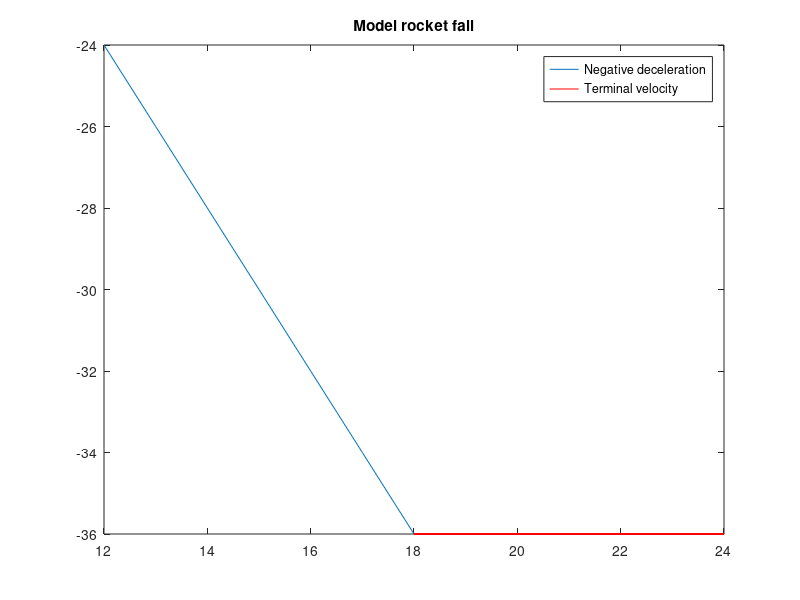

The MATLAB source for this figure:
% v1 = 0;         % initial velocity
% g = 9.8;        % acceleration due to gravity 
% t_flight = 12;  % time of flight 
% 
% [v_p, v_c] = GenerateV(v1, g, t_flight);
% 
% p_flight_vec = 0:1:6;
% c_flight_vec = 6:1:t_flight;
% 
% disp("V Powered");
% disp(v_p);
% disp("V Coasting");
% disp(v_c);

% plot the curve
% figure(1);
% plot(p_flight_vec, v_p); hold on;
% plot(c_flight_vec, v_c)
% %plot(c_flight_vec, v_c);
% title("Rocket velocity data");
% xlabel("Time (s)");
% ylabel("Velocity (m/s)");
% legend("Powered-flight", "Coasting");

Fs = 1000;
Ts = 1/Fs;
t = 0:Ts:3;
t = t(:);

% 12 to 18 in steps of 1
x = 12:1:18;

% ideal accelration in the -ve direction from apogee
y = x .* 2;
y = -1 * y;

plot(x, y);
hold on;

% terminal velocity
x = 18:1:24; 
y_terminal = ones(length(x));
y = y(end) .* y_terminal;

plot(x, y, 'r');
title("Model rocket fall");
legend("Negative deceleration", "Terminal velocity");
hold on;

% x = 0.5; % x can be any number greater than 1. Use 1 for linear 
% a = linspace(18, 12, 6); a(:);
% fadeout = a .^ x;
% fadeout = -1 .* fadeout;

% a = linspace(18, 12, 6); a(:);
% fadein = a .^ x;
